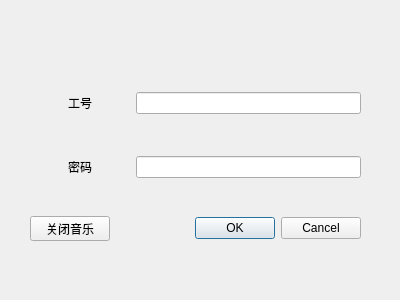
<?xml version="1.0" encoding="UTF-8"?>
<ui version="4.0">
 <class>Form</class>
 <widget class="QWidget" name="Form">
  <property name="geometry">
   <rect>
    <x>0</x>
    <y>0</y>
    <width>400</width>
    <height>300</height>
   </rect>
  </property>
  <property name="windowTitle">
   <string>work log</string>
  </property>
  <property name="styleSheet">
   <string notr="true">background-image: url(:/log1.jpg);</string>
  </property>
  <widget class="QWidget" name="gridLayoutWidget">
   <property name="geometry">
    <rect>
     <x>30</x>
     <y>60</y>
     <width>331</width>
     <height>211</height>
    </rect>
   </property>
   <layout class="QGridLayout" name="gridLayout">
    <item row="0" column="0">
     <widget class="QLabel" name="label">
      <property name="minimumSize">
       <size>
        <width>100</width>
        <height>30</height>
       </size>
      </property>
      <property name="maximumSize">
       <size>
        <width>100</width>
        <height>30</height>
       </size>
      </property>
      <property name="text">
       <string>工号</string>
      </property>
      <property name="alignment">
       <set>Qt::AlignCenter</set>
      </property>
     </widget>
    </item>
    <item row="2" column="0">
     <widget class="QLabel" name="label_2">
      <property name="minimumSize">
       <size>
        <width>100</width>
        <height>30</height>
       </size>
      </property>
      <property name="maximumSize">
       <size>
        <width>100</width>
        <height>30</height>
       </size>
      </property>
      <property name="text">
       <string>密码</string>
      </property>
      <property name="alignment">
       <set>Qt::AlignCenter</set>
      </property>
     </widget>
    </item>
    <item row="0" column="1">
     <widget class="QLineEdit" name="num"/>
    </item>
    <item row="2" column="1">
     <widget class="QLineEdit" name="passward"/>
    </item>
    <item row="4" column="1">
     <widget class="QDialogButtonBox" name="Yesorno">
      <property name="standardButtons">
       <set>QDialogButtonBox::Cancel|QDialogButtonBox::Ok</set>
      </property>
     </widget>
    </item>
    <item row="4" column="0">
     <widget class="QPushButton" name="close_music">
      <property name="minimumSize">
       <size>
        <width>80</width>
        <height>25</height>
       </size>
      </property>
      <property name="maximumSize">
       <size>
        <width>80</width>
        <height>25</height>
       </size>
      </property>
      <property name="text">
       <string>关闭音乐</string>
      </property>
     </widget>
    </item>
   </layout>
  </widget>
 </widget>
 <resources/>
 <connections/>
</ui>
